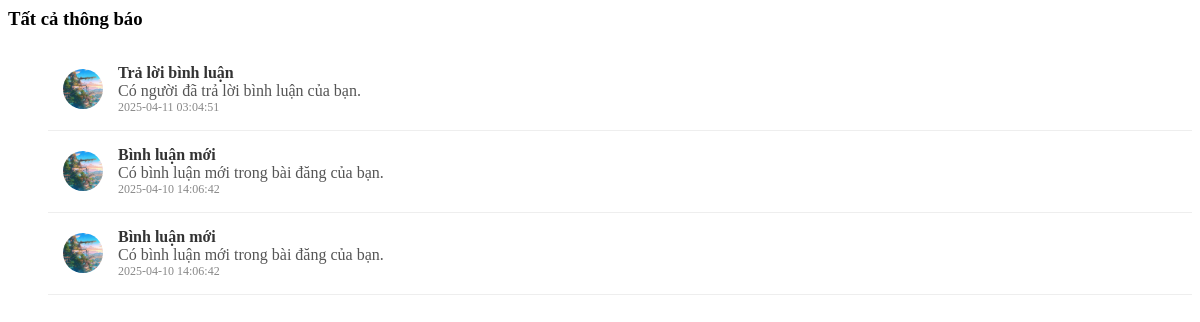
Screenshot of /student/notifications.php (signed in) with the database file from the repository.
### tables this page shows
CREATE TABLE `notifications` (
  `id` int(11) NOT NULL,
  `user_id` int(11) NOT NULL,
  `sender_id` int(11) NOT NULL,
  `type` enum('course','forum','group') NOT NULL,
  `scope` enum('global','course') DEFAULT 'global',
  `title` varchar(255) NOT NULL,
  `content` text NOT NULL,
  `related_id` int(11) DEFAULT NULL,
  `is_read` tinyint(1) DEFAULT 0,
  `created_at` timestamp NOT NULL DEFAULT current_timestamp()
);

CREATE TABLE `users` (
  `id` int(11) NOT NULL,
  `username` varchar(50) NOT NULL,
  `password` varchar(255) NOT NULL,
  `email` varchar(100) NOT NULL,
  `full_name` varchar(100) NOT NULL,
  `role` enum('admin','teacher','student') NOT NULL,
  `avatar` varchar(255) DEFAULT NULL,
  `remember_token` varchar(100) DEFAULT NULL,
  `last_active` datetime DEFAULT NULL,
  `created_at` timestamp NOT NULL DEFAULT current_timestamp(),
  `updated_at` timestamp NOT NULL DEFAULT current_timestamp() ON UPDATE current_timestamp(),
  `profile_picture` varchar(255) DEFAULT NULL
);

### student/notifications.php (the view, shortened to what this page needs)
<?php
$user = getCurrentUser();
$conn = getDBConnection();
$stmt = $conn->prepare("
    SELECT n.*, u.avatar
    FROM notifications n
    LEFT JOIN users u ON n.sender_id = u.id
    WHERE n.user_id = :user_id
    ORDER BY n.created_at DESC
");
$stmt->execute(['user_id' => $user['id']]);
$notifications = $stmt->fetchAll(PDO::FETCH_ASSOC);
?>
<div class="container mt-4">
    <div class="row">
        <div class="col-md-12">
            <h3><i class="fas fa-bell"></i> Tất cả thông báo</h3>
            <?php if (empty($notifications)): ?>
                <p class="text-muted">Không có thông báo nào.</p>
            <?php else: ?>
                <ul class="list-group">
                    <?php foreach ($notifications as $notif): ?>
                        <li class="list-group-item" style="display: flex; align-items: center;">
                            <img src="<?php echo $notif['avatar'] ? BASE_URL . $notif['avatar'] : BASE_URL . 'assets/images/user_avatar.jpg'; ?>"
                                 alt="Avatar" class="avatar-img">
                            <div class="notification-content">
                                <a href="<?php echo htmlspecialchars($notif['url']); ?>">
                                    <span class="notification-title <?php echo $notif['is_read'] == 0 ? 'unread' : ''; ?>">
                                        <?php echo htmlspecialchars($notif['title']); ?>
                                    </span><br>
                                    <span class="notification-message <?php echo $notif['is_read'] == 0 ? 'unread' : ''; ?>">
                                        <?php echo htmlspecialchars($notif['content']); ?>
                                    </span><br>
                                    <small class="notification-time"><?php echo htmlspecialchars($notif['created_at']); ?></small>
                                </a>
                            </div>
                        </li>
                    <?php endforeach; ?>
                </ul>
            <?php endif; ?>
        </div>
    </div>
</div>

### student/notifications.php (style rules this page uses)
.list-group-item { transition: background-color 0.3s; padding: 15px; border: none; border-bottom: 1px solid #eee; }
.avatar-img { width: 40px; height: 40px; border-radius: 50%; margin-right: 15px; object-fit: cover; }
.notification-content { flex-grow: 1; }
.notification-title { font-weight: bold; color: #333; }
.notification-message { color: #555; margin: 2px 0; }
.notification-time { font-size: 12px; color: #888; }
a { text-decoration: none; color: inherit; }

### rows the page displays
notifications: sender.avatar (picture), title "Trả lời bình luận", content "Có người đã trả lời bình luận của bạn.", created_at "2025-04-11 03:04:51"
notifications: sender.avatar (picture), title "Bình luận mới", content "Có bình luận mới trong bài đăng của bạn.", created_at "2025-04-10 14:06:42"
